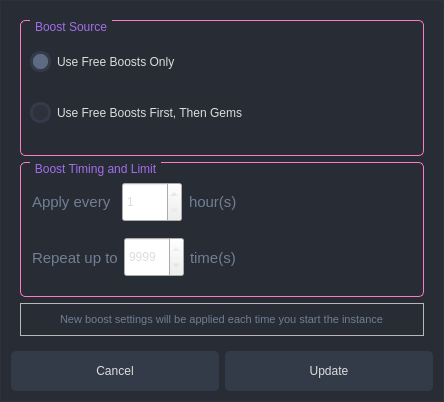
<?xml version="1.0" encoding="UTF-8"?>
<ui version="4.0">
 <class>MarchSpeedSelectionJRDialog</class>
 <widget class="QDialog" name="MarchSpeedSelectionJRDialog">
  <property name="geometry">
   <rect>
    <x>0</x>
    <y>0</y>
    <width>444</width>
    <height>402</height>
   </rect>
  </property>
  <property name="windowTitle">
   <string>Boost March Speed By 20%</string>
  </property>
  <property name="styleSheet">
   <string notr="true">QDialog{
	background-color: rgb(40, 44, 52);
	border: 1px solid rgb(44, 49, 58);
}

QWidget{
	color: rgb(221, 221, 221);
	font: 10pt &quot;Segoe UI&quot;;
}

QPushButton {
	border: 2px solid rgb(52, 59, 72);
	border-radius: 5px;	
	background-color: rgb(52, 59, 72);
}
QPushButton:hover {
	background-color: rgb(57, 65, 80);
	border: 2px solid rgb(61, 70, 86);
}
QPushButton:pressed {	
	background-color: rgb(35, 40, 49);
	border: 2px solid rgb(43, 50, 61);
}


/* /////////////////////////////////////////////////////////////////////////////////////////////////
Tooltip */
QToolTip {
	color: #ffffff;
	background-color: rgba(33, 37, 43, 180);
	border: 1px solid rgb(44, 49, 58);
	background-image: none;
	background-position: left center;
    background-repeat: no-repeat;
	border: none;
	border-left: 2px solid rgb(255, 121, 198);
	text-align: left;
	padding-left: 8px;
	margin: 0px;
}



QLabel { font-size: 11px; color: rgb(113, 126, 149);  }



/* /////////////////////////////////////////////////////////////////////////////////////////////////
LineEdit */
QLineEdit {
	background-color: rgb(33, 37, 43);
	border-radius: 5px;
	border: 2px solid rgb(33, 37, 43);
	padding-left: 10px;
	selection-color: rgb(255, 255, 255);
	selection-background-color: rgb(255, 121, 198);
}
QLineEdit:hover {
	border: 2px solid rgb(64, 71, 88);
}
QLineEdit:focus {
	border: 2px solid rgb(91, 101, 124);
}

/* /////////////////////////////////////////////////////////////////////////////////////////////////
PlainTextEdit */
QPlainTextEdit {
	background-color: rgb(27, 29, 35);
	border-radius: 5px;
	padding: 10px;
	selection-color: rgb(255, 255, 255);
	selection-background-color: rgb(255, 121, 198);
}
QPlainTextEdit  QScrollBar:vertical {
    width: 8px;
 }
QPlainTextEdit  QScrollBar:horizontal {
    height: 8px;
 }
QPlainTextEdit:hover {
	border: 2px solid rgb(64, 71, 88);
}
QPlainTextEdit:focus {
	border: 2px solid rgb(91, 101, 124);
}

/* /////////////////////////////////////////////////////////////////////////////////////////////////
ScrollBars */
QScrollBar:horizontal {
    border: none;
    background: rgb(52, 59, 72);
    height: 8px;
    margin: 0px 21px 0 21px;
	border-radius: 0px;
}
QScrollBar::handle:horizontal {
    background: rgb(189, 147, 249);
    min-width: 25px;
	border-radius: 4px
}
QScrollBar::add-line:horizontal {
    border: none;
    background: rgb(55, 63, 77);
    width: 20px;
	border-top-right-radius: 4px;
    border-bottom-right-radius: 4px;
    subcontrol-position: right;
    subcontrol-origin: margin;
}
QScrollBar::sub-line:horizontal {
    border: none;
    background: rgb(55, 63, 77);
    width: 20px;
	border-top-left-radius: 4px;
    border-bottom-left-radius: 4px;
    subcontrol-position: left;
    subcontrol-origin: margin;
}
QScrollBar::up-arrow:horizontal, QScrollBar::down-arrow:horizontal
{
     background: none;
}
QScrollBar::add-page:horizontal, QScrollBar::sub-page:horizontal
{
     background: none;
}
 QScrollBar:vertical {
	border: none;
    background: rgb(52, 59, 72);
    width: 8px;
    margin: 21px 0 21px 0;
	border-radius: 0px;
 }
 QScrollBar::handle:vertical {	
	background: rgb(189, 147, 249);
    min-height: 25px;
	border-radius: 4px
 }
 QScrollBar::add-line:vertical {
     border: none;
    background: rgb(55, 63, 77);
     height: 20px;
	border-bottom-left-radius: 4px;
    border-bottom-right-radius: 4px;
     subcontrol-position: bottom;
     subcontrol-origin: margin;
 }
 QScrollBar::sub-line:vertical {
	border: none;
    background: rgb(55, 63, 77);
     height: 20px;
	border-top-left-radius: 4px;
    border-top-right-radius: 4px;
     subcontrol-position: top;
     subcontrol-origin: margin;
 }
 QScrollBar::up-arrow:vertical, QScrollBar::down-arrow:vertical {
     background: none;
 }

 QScrollBar::add-page:vertical, QScrollBar::sub-page:vertical {
     background: none;
 }

/* /////////////////////////////////////////////////////////////////////////////////////////////////
CheckBox */
QCheckBox::indicator {
    border: 3px solid rgb(52, 59, 72);
	width: 15px;
	height: 15px;
	border-radius: 10px;
    background: rgb(44, 49, 60);
}
QCheckBox::indicator:hover {
    border: 3px solid rgb(58, 66, 81);
}
QCheckBox::indicator:checked {
    background: 3px solid rgb(52, 59, 72);
	border: 3px solid rgb(52, 59, 72);	
	background-image: url(:/icons/images/icons/cil-check-alt.png);
}

/* /////////////////////////////////////////////////////////////////////////////////////////////////
RadioButton */
QRadioButton::indicator {
    border: 3px solid rgb(52, 59, 72);
	width: 15px;
	height: 15px;
	border-radius: 10px;
    background: rgb(44, 49, 60);
}
QRadioButton::indicator:hover {
    border: 3px solid rgb(58, 66, 81);
}
QRadioButton::indicator:checked {
    background: 3px solid rgb(94, 106, 130);
	border: 3px solid rgb(52, 59, 72);	
}

/* /////////////////////////////////////////////////////////////////////////////////////////////////
ComboBox */
QComboBox{
	background-color: rgb(27, 29, 35);
	border-radius: 5px;
	border: 2px solid rgb(33, 37, 43);
	padding: 5px;
	padding-left: 10px;
}
QComboBox:hover{
	border: 2px solid rgb(64, 71, 88);
}
QComboBox::drop-down {
	subcontrol-origin: padding;
	subcontrol-position: top right;
	width: 25px; 
	border-left-width: 3px;
	border-left-color: rgba(39, 44, 54, 150);
	border-left-style: solid;
	border-top-right-radius: 3px;
	border-bottom-right-radius: 3px;	
	background-image: url(:/icons/images/icons/cil-arrow-bottom.png);
	background-position: center;
	background-repeat: no-reperat;
 }
QComboBox QAbstractItemView {
	color: rgb(255, 121, 198);	
	background-color: rgb(33, 37, 43);
	padding: 10px;
	selection-background-color: rgb(39, 44, 54);
}

/* /////////////////////////////////////////////////////////////////////////////////////////////////
Sliders */
QSlider::groove:horizontal {
    border-radius: 5px;
    height: 10px;
	margin: 0px;
	background-color: rgb(52, 59, 72);
}
QSlider::groove:horizontal:hover {
	background-color: rgb(55, 62, 76);
}
QSlider::handle:horizontal {
    background-color: rgb(189, 147, 249);
    border: none;
    height: 10px;
    width: 10px;
    margin: 0px;
	border-radius: 5px;
}
QSlider::handle:horizontal:hover {
    background-color: rgb(195, 155, 255);
}
QSlider::handle:horizontal:pressed {
    background-color: rgb(255, 121, 198);
}

QSlider::groove:vertical {
    border-radius: 5px;
    width: 10px;
    margin: 0px;
	background-color: rgb(52, 59, 72);
}
QSlider::groove:vertical:hover {
	background-color: rgb(55, 62, 76);
}
QSlider::handle:vertical {
    background-color: rgb(189, 147, 249);
	border: none;
    height: 10px;
    width: 10px;
    margin: 0px;
	border-radius: 5px;
}
QSlider::handle:vertical:hover {
    background-color: rgb(195, 155, 255);
}
QSlider::handle:vertical:pressed {
    background-color: rgb(255, 121, 198);
}
/* /////////////////////////////////////////////////////////////////////////////////////////////////
QListWidget */
QListWidget{
	border: none;
}


/* QGroupBox */
QGroupBox { border: 1px solid  rgb(255, 121, 198); border-radius: 5px; margin-top: 0.5em; }
QGroupBox::title { subcontrol-origin: margin; left: 10px; padding: 0 3px 0 3px; }
QGroupBox::title { color: rgb(161, 110, 235); }


</string>
  </property>
  <layout class="QVBoxLayout" name="verticalLayout" stretch="9,1">
   <item>
    <widget class="QFrame" name="frame">
     <property name="frameShape">
      <enum>QFrame::Shape::NoFrame</enum>
     </property>
     <property name="frameShadow">
      <enum>QFrame::Shadow::Raised</enum>
     </property>
     <layout class="QVBoxLayout" name="verticalLayout_2" stretch="10,1">
      <item>
       <widget class="QFrame" name="frame_3">
        <property name="frameShape">
         <enum>QFrame::Shape::NoFrame</enum>
        </property>
        <property name="frameShadow">
         <enum>QFrame::Shadow::Raised</enum>
        </property>
        <layout class="QVBoxLayout" name="verticalLayout_3">
         <property name="leftMargin">
          <number>0</number>
         </property>
         <property name="topMargin">
          <number>0</number>
         </property>
         <property name="rightMargin">
          <number>0</number>
         </property>
         <property name="bottomMargin">
          <number>0</number>
         </property>
         <item>
          <widget class="QGroupBox" name="groupBox">
           <property name="title">
            <string>Boost Source</string>
           </property>
           <layout class="QVBoxLayout" name="verticalLayout_4">
            <property name="spacing">
             <number>0</number>
            </property>
            <property name="topMargin">
             <number>0</number>
            </property>
            <property name="rightMargin">
             <number>0</number>
            </property>
            <property name="bottomMargin">
             <number>0</number>
            </property>
            <item>
             <widget class="QRadioButton" name="use_free_boost">
              <property name="text">
               <string>Use Free Boosts Only</string>
              </property>
              <property name="checked">
               <bool>true</bool>
              </property>
             </widget>
            </item>
            <item>
             <widget class="QRadioButton" name="use_free_boost_gems">
              <property name="text">
               <string>Use Free Boosts First, Then Gems</string>
              </property>
             </widget>
            </item>
           </layout>
          </widget>
         </item>
         <item>
          <widget class="QGroupBox" name="groupBox_2">
           <property name="title">
            <string>Boost Timing and Limit</string>
           </property>
           <layout class="QVBoxLayout" name="verticalLayout_5">
            <property name="spacing">
             <number>0</number>
            </property>
            <property name="leftMargin">
             <number>11</number>
            </property>
            <property name="topMargin">
             <number>11</number>
            </property>
            <property name="rightMargin">
             <number>0</number>
            </property>
            <property name="bottomMargin">
             <number>11</number>
            </property>
            <item alignment="Qt::AlignmentFlag::AlignLeft">
             <widget class="QWidget" name="widget_2" native="true">
              <layout class="QHBoxLayout" name="horizontalLayout_4">
               <property name="spacing">
                <number>7</number>
               </property>
               <property name="leftMargin">
                <number>0</number>
               </property>
               <property name="topMargin">
                <number>0</number>
               </property>
               <property name="rightMargin">
                <number>0</number>
               </property>
               <property name="bottomMargin">
                <number>0</number>
               </property>
               <item>
                <widget class="QLabel" name="label_2">
                 <property name="font">
                  <font>
                   <family>Segoe UI</family>
                   <pointsize>-1</pointsize>
                   <italic>false</italic>
                   <bold>false</bold>
                  </font>
                 </property>
                 <property name="styleSheet">
                  <string notr="true">font-size:15px;</string>
                 </property>
                 <property name="text">
                  <string>Apply every </string>
                 </property>
                 <property name="scaledContents">
                  <bool>false</bool>
                 </property>
                </widget>
               </item>
               <item>
                <widget class="QSpinBox" name="boost_hours">
                 <property name="minimumSize">
                  <size>
                   <width>60</width>
                   <height>40</height>
                  </size>
                 </property>
                 <property name="maximumSize">
                  <size>
                   <width>80</width>
                   <height>16777215</height>
                  </size>
                 </property>
                 <property name="minimum">
                  <number>1</number>
                 </property>
                 <property name="maximum">
                  <number>999</number>
                 </property>
                </widget>
               </item>
               <item>
                <widget class="QLabel" name="label_3">
                 <property name="styleSheet">
                  <string notr="true">font-size:15px;</string>
                 </property>
                 <property name="text">
                  <string>hour(s)</string>
                 </property>
                </widget>
               </item>
              </layout>
             </widget>
            </item>
            <item alignment="Qt::AlignmentFlag::AlignLeft">
             <widget class="QWidget" name="widget_3" native="true">
              <layout class="QHBoxLayout" name="horizontalLayout_5">
               <property name="leftMargin">
                <number>0</number>
               </property>
               <property name="topMargin">
                <number>0</number>
               </property>
               <property name="rightMargin">
                <number>0</number>
               </property>
               <property name="bottomMargin">
                <number>0</number>
               </property>
               <item>
                <widget class="QLabel" name="label_4">
                 <property name="styleSheet">
                  <string notr="true">font-size:15px;</string>
                 </property>
                 <property name="text">
                  <string>Repeat up to</string>
                 </property>
                </widget>
               </item>
               <item>
                <widget class="QSpinBox" name="boost_repeat_times">
                 <property name="minimumSize">
                  <size>
                   <width>60</width>
                   <height>0</height>
                  </size>
                 </property>
                 <property name="maximumSize">
                  <size>
                   <width>80</width>
                   <height>40</height>
                  </size>
                 </property>
                 <property name="minimum">
                  <number>1</number>
                 </property>
                 <property name="maximum">
                  <number>9999</number>
                 </property>
                 <property name="value">
                  <number>9999</number>
                 </property>
                </widget>
               </item>
               <item>
                <widget class="QLabel" name="label_5">
                 <property name="styleSheet">
                  <string notr="true">font-size:15px;</string>
                 </property>
                 <property name="text">
                  <string>time(s)</string>
                 </property>
                </widget>
               </item>
              </layout>
             </widget>
            </item>
           </layout>
          </widget>
         </item>
        </layout>
       </widget>
      </item>
      <item>
       <widget class="QFrame" name="frame_4">
        <property name="frameShape">
         <enum>QFrame::Shape::StyledPanel</enum>
        </property>
        <property name="frameShadow">
         <enum>QFrame::Shadow::Raised</enum>
        </property>
        <layout class="QHBoxLayout" name="horizontalLayout_3">
         <item alignment="Qt::AlignmentFlag::AlignHCenter">
          <widget class="QLabel" name="label">
           <property name="text">
            <string>New boost settings will be applied each time you start the instance</string>
           </property>
          </widget>
         </item>
        </layout>
       </widget>
      </item>
     </layout>
    </widget>
   </item>
   <item>
    <widget class="QFrame" name="frame_2">
     <property name="frameShape">
      <enum>QFrame::Shape::NoFrame</enum>
     </property>
     <property name="frameShadow">
      <enum>QFrame::Shadow::Raised</enum>
     </property>
     <layout class="QHBoxLayout" name="horizontalLayout">
      <property name="leftMargin">
       <number>0</number>
      </property>
      <property name="topMargin">
       <number>0</number>
      </property>
      <property name="rightMargin">
       <number>0</number>
      </property>
      <property name="bottomMargin">
       <number>0</number>
      </property>
      <item>
       <widget class="QWidget" name="widget" native="true">
        <layout class="QHBoxLayout" name="horizontalLayout_2">
         <property name="leftMargin">
          <number>0</number>
         </property>
         <property name="topMargin">
          <number>0</number>
         </property>
         <property name="rightMargin">
          <number>0</number>
         </property>
         <property name="bottomMargin">
          <number>0</number>
         </property>
         <item>
          <widget class="QPushButton" name="exit_btn">
           <property name="minimumSize">
            <size>
             <width>100</width>
             <height>40</height>
            </size>
           </property>
           <property name="text">
            <string>Cancel</string>
           </property>
          </widget>
         </item>
         <item>
          <widget class="QPushButton" name="update_settings_btn">
           <property name="minimumSize">
            <size>
             <width>100</width>
             <height>40</height>
            </size>
           </property>
           <property name="text">
            <string>Update</string>
           </property>
          </widget>
         </item>
        </layout>
       </widget>
      </item>
     </layout>
    </widget>
   </item>
  </layout>
 </widget>
 <resources/>
 <connections/>
</ui>
